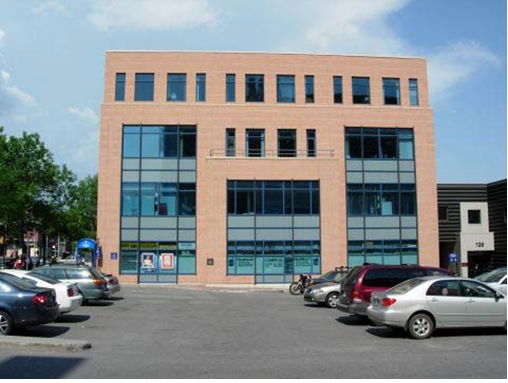
#> input picture MorpologicalCornerDetection.png, 508 x 383 px, given in place of square-rectangle.png, which was not available
$ python main.py
#> lines starting #> are read from the running program, lines starting #| are printed output that depends on the picture; after the words box and inside, x2 and y2 are one past the last pixel; in counts of white or black regions, pixels touching at a corner belong together; pictures that were not available may be replaced by others from this repository, and a replacement may not be noted
# Write an application that uses morphological operators to extract corners from an image using the following algorithm:
#
# 1.       R1 = Dilate(Img,cross)
#
# 2.       R1 = Erode(R1,Diamond)
#
# 3.       R2 = Dilate(Img,Xshape)
#
# 4.       R2 = Erode(R2,square)
#
# 5.       R = absdiff(R2,R1)
#
# 6.       Display(R)
#
# Transform the input image to make it compatible with binary operators and display the results imposed over the
# original image. Apply the algorithm at least on the following images Rectangle and Building.

import cv2
import numpy as np

imgRectangle = cv2.imread("square-rectangle.png", cv2.IMREAD_GRAYSCALE)
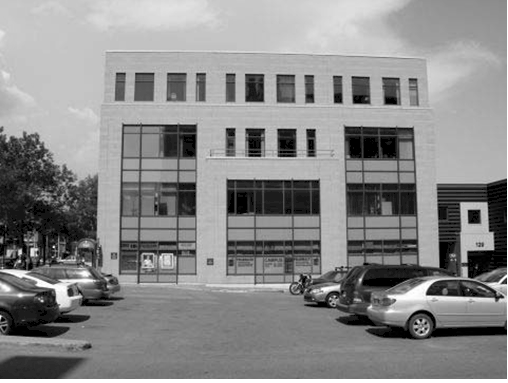
#> imgRectangle: shape (383, 508); min 0, max 255, mean 136.8
imgBuilding = cv2.imread("MorpologicalCornerDetection.png", cv2.IMREAD_GRAYSCALE)

# edge detection
kernel = np.ones((3, 3), np.uint8)

edgesRectangle = cv2.morphologyEx(imgRectangle, cv2.MORPH_GRADIENT, kernel)
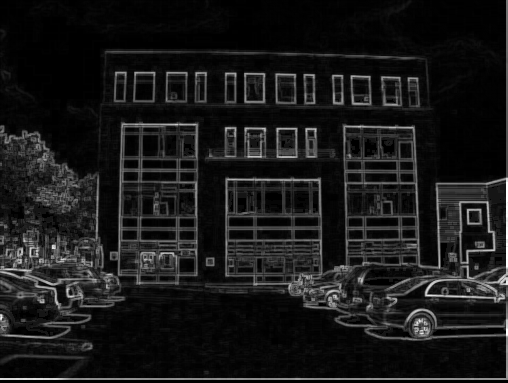
#> edgesRectangle: shape (383, 508); min 0, max 255, mean 24.5
edgesBuilding = cv2.morphologyEx(imgBuilding, cv2.MORPH_GRADIENT, kernel)

cv2.imshow('edges rectangle', edgesRectangle)
cv2.imshow('edges building', edgesBuilding)

cv2.waitKey(0)

# building the structural elements
cross = cv2.getStructuringElement(cv2.MORPH_CROSS, (5, 5))
square = cv2.getStructuringElement(cv2.MORPH_RECT, (5, 5))
xshape = np.array([[1, 0, 0, 0, 1], [0, 1, 0, 1, 0], [0, 0, 1, 0, 0], [0, 1, 0, 1, 0], [1, 0, 0, 0, 1]], dtype=np.uint8)
rhombus = np.array([[0, 0, 1, 0, 0], [0, 1, 0, 1, 0], [1, 0, 0, 0, 1], [0, 1, 0, 1, 0], [0, 0, 1, 0, 0]], dtype=np.uint8)


def detecting_corners(img):
    r1 = cv2.dilate(img, cross)
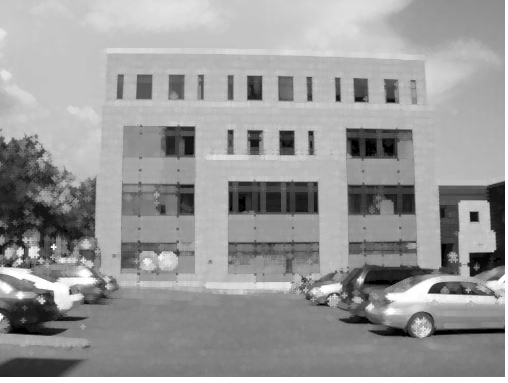
#> r1: shape (383, 508); min 0, max 255, mean 153.8
    r1 = cv2.erode(r1, rhombus)
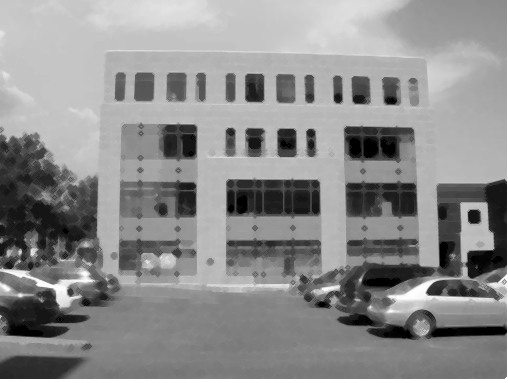
#> r1: shape (383, 508); min 0, max 255, mean 141.1
    r2 = cv2.dilate(img, xshape)
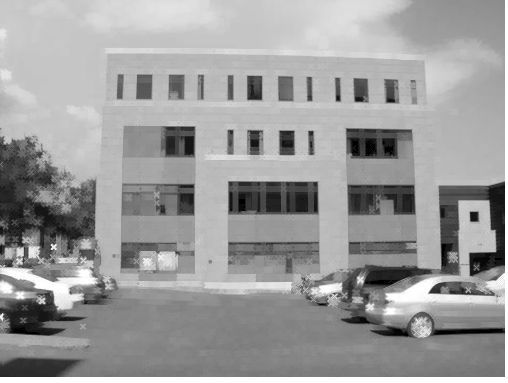
#> r2: shape (383, 508); min 0, max 255, mean 155.5
    r2 = cv2.erode(r2, square)
    dst = cv2.absdiff(r2, r1)
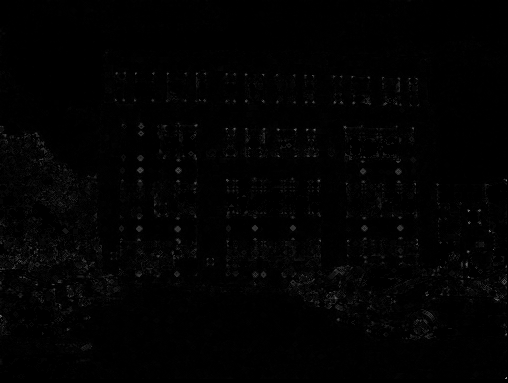
#> dst: shape (383, 508); min 0, max 139, mean 2.2
    ret, dst = cv2.threshold(dst, 40, 255, cv2.THRESH_BINARY)
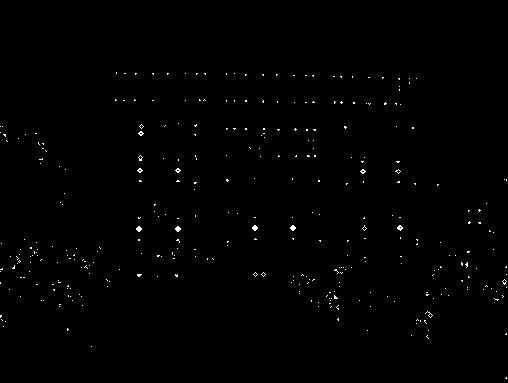
#> dst: shape (383, 508); 0.52% white in thin lines or dots, all inside (x1, y1, x2, y2) = (0, 72, 507, 379)

    cv2.imshow('corners', dst)
    cv2.waitKey(0)
    cv2.destroyAllWindows()


detecting_corners(imgRectangle)
detecting_corners(imgBuilding)
